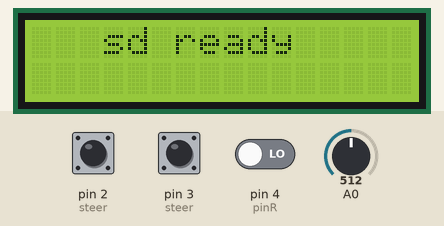
A sketch run on a simulated Arduino Uno, built with avr-gcc and run on an emulated ATmega328P. Parts: 16×2 character LCD. The inputs (shaded band) are chosen by the test bench; at power-on: pin 2 (steer) HIGH, pin 3 (steer) HIGH, pin 4 (pinR) LOW, A0 = 512. Storage starts empty; what the sketch prints to the serial monitor is not drawn.

Above: at 0.2 s.
At 1.2 s:
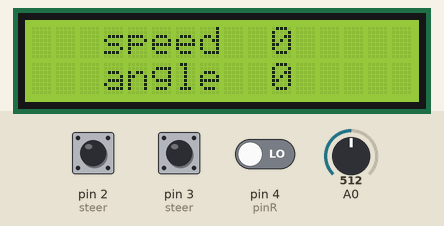

The sketch:

newdash_steering.ino
```cpp
//new 1 (not tested)
#include <SD.h>
#include <SPI.h>
#include <Wire.h>
#include <LiquidCrystal_I2C.h>
File sdcard_file;
LiquidCrystal_I2C lcd(0x27,16,2);

volatile long x , count = 0; //steer
unsigned long mytime;//steer
int z,l; //steer
String a;//steer
int CS_pin = 9; // sd card ss pin
int pinR=4;   //speed sensor
unsigned long duration; //
float AngularSpeed=0;
float speedkmh=0;
float speedms=0;
float WheelRadius= 0.26 ;
float Circum = 16.6;
float Dist=0;
float brake=0;
float voltage=0;
long unsigned int counter=0;


void setup() {
    pinMode(2, INPUT_PULLUP);//steer


  pinMode(3, INPUT_PULLUP); //steer

  attachInterrupt(digitalPinToInterrupt(2), A, RISING);//steer

  attachInterrupt(digitalPinToInterrupt(3), B, RISING);//steer

  Serial.begin(9600);
  lcd.init();
  lcd.backlight();
  pinMode(pinR,INPUT);
  pinMode(CS_pin, OUTPUT);
 pinMode(A0,INPUT);


  if (SD.begin(CS_pin))
  {
    Serial.println("SD card is ready to use.");
    lcd.clear();
    lcd.setCursor(3,0);
    lcd.print("sd ready");
  } else
  {
    Serial.println("SD card initialization failed");
    lcd.clear();
    lcd.setCursor(3,0);
    lcd.print("sd fail");
  }
 sdcard_file = SD.open("data.txt", FILE_WRITE);

  if (sdcard_file) {
    sdcard_file.print(",Time in (ms),Speed,Distance,Brake,steer");
    sdcard_file.println();
    sdcard_file.close();
  }
  else {
    Serial.println("error opening test.txt");
    lcd.clear();
    lcd.setCursor(3,0);
    lcd.print("sd open fail");
  }
}


void loop() {

 //steer
  mytime = millis();
  if( count != x ){
  z = count;
  z =-z;
  x = count;
  l=z*0.25;
  }


 voltage = analogRead(A0);
  voltage = voltage*(5.0 / 1023.0);
  float brake = (voltage-0.5)*25;
  duration = pulseIn(pinR,HIGH);
  Serial.println(duration);
  if (duration>1500){
  AngularSpeed= (0.4377*1000000)/duration;
  speedms=(AngularSpeed*WheelRadius);
  speedkmh=(speedms*3.6);
  counter=counter+1;

  Dist = counter*Circum;

  Serial.print(",");
  Serial.print(millis());
  Serial.print(",");
  Serial.print(speedkmh);
  Serial.print(",");
  Serial.print(Dist);
  Serial.print(",");
  Serial.print(brake);
  Serial.print(",");
  Serial.print(l);
  Serial.println();
    lcd.clear();
  lcd.setCursor(3,0);
  lcd.print("speed");
  lcd.setCursor(10,0);
  lcd.print(speedkmh);
  lcd.setCursor(3,1);
  lcd.print("angle");
  lcd.setCursor(10,1);
  lcd.print(l);


    sdcard_file = SD.open("data.txt", FILE_WRITE);
    if (sdcard_file) {
    sdcard_file.print(",");
    sdcard_file.print(millis());
    sdcard_file.print(",");
    sdcard_file.print(speedkmh);
    sdcard_file.print(",");
    sdcard_file.print(Dist);
    sdcard_file.print(",");
    sdcard_file.print(brake);
    sdcard_file.print(",");
    sdcard_file.println(l);
    sdcard_file.close(); // close the file

  }
  // if the file didn't open, print an error:
  else {
    Serial.println("error opening test.txt");
  }

  }

  else{

  Serial.print(",");
  Serial.print(millis());
  Serial.print(",");
  Serial.print(0);
  Serial.print(",");
  Serial.print(Dist);
  Serial.print(",");
  Serial.print(brake);
  Serial.print(",");
  Serial.print(l);
  Serial.println();

  lcd.clear();
  lcd.setCursor(3,0);
  lcd.print("speed");
  lcd.setCursor(10,0);
  lcd.print("0");
  lcd.setCursor(3,1);
  lcd.print("angle");
  lcd.setCursor(10,1);
  lcd.print(l);


  sdcard_file = SD.open("data.txt", FILE_WRITE);
   if (sdcard_file) {
    sdcard_file.print(",");
    sdcard_file.print(millis());
    sdcard_file.print(",");
    sdcard_file.print("0");
    sdcard_file.print(",");
    sdcard_file.print(Dist);
    sdcard_file.print(",");
    sdcard_file.print(brake);
    sdcard_file.print(",");
    sdcard_file.println(l);
    sdcard_file.close(); // close the file

  }
  else {
    Serial.println("error opening test.txt");
  }

  }
}


//steer
void A() {
  if(digitalRead(3)==LOW) {
  count++;
  }else{
  count--;
  }
  }

  void B() {
  if(digitalRead(2)==LOW) {
  count--;
  }else{
  count++;
  }

}
```
